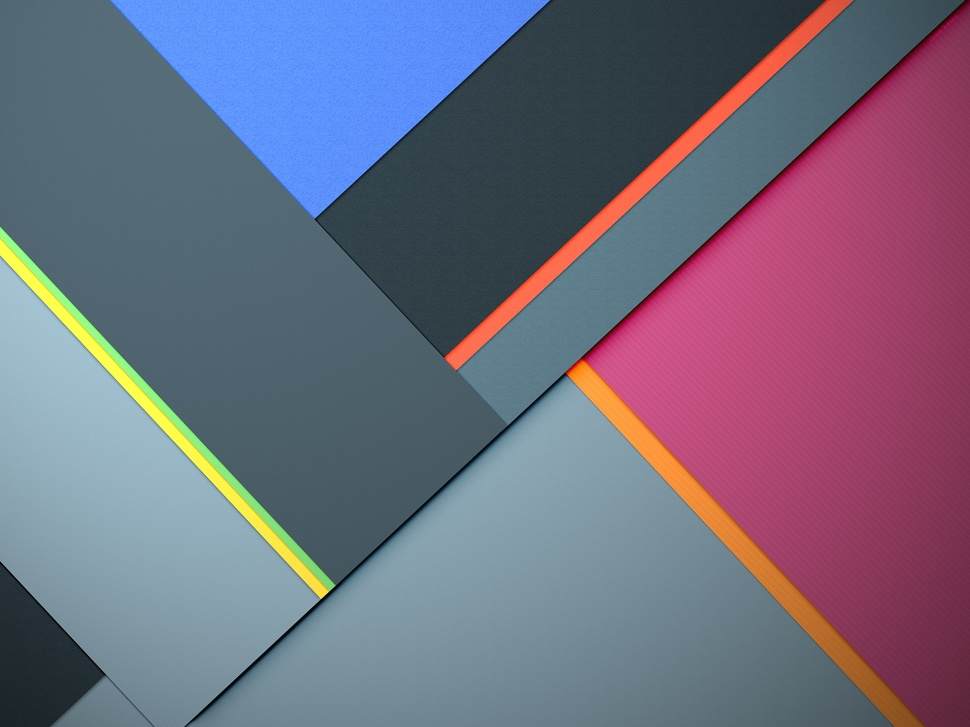
#> input picture allstatic/blue/images/big/bg.jpg, 970 x 727 px, shrunk from 2048 x 1535 before the run
$ python -i check.py   (imports and definitions only)
#> lines starting #> are read from the running program, lines starting #| are printed output that depends on the picture; after the words box and inside, x2 and y2 are one past the last pixel; in counts of white or black regions, pixels touching at a corner belong together
#> further down, picture is the input picture: shape (727, 970, 3); mean B, G, R 126.7, 107.2, 112.7
import numpy as np
import cv2


# [62 lines left out: functions valid_image, valid_rect, valid_rects, valid_size, valid_line, not called in this run]

def is_colored(image, pix_diff_max=10, color_ratio_min=0.001):
#> called with pix_diff_max = 10, color_ratio_min = 0.001
    assert isinstance(image, np.ndarray)
    if len(image.shape) == 2:
        return False
    assert len(image.shape) == 3
    img_b, img_g, img_r = cv2.split(image)
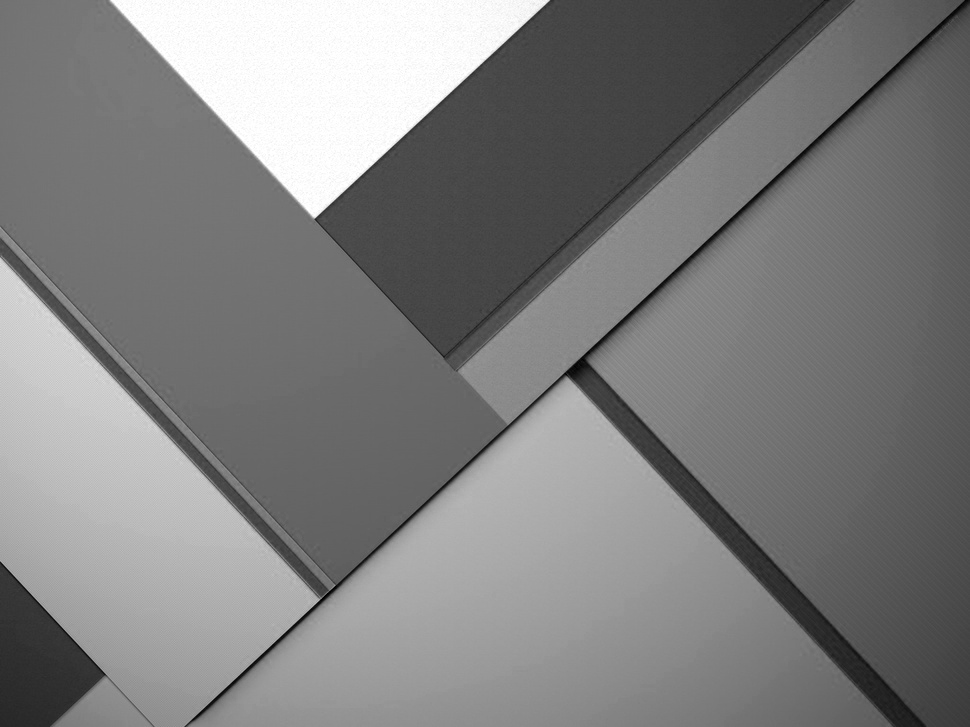
#> img_b: shape (727, 970); min 0, max 255, mean 126.7
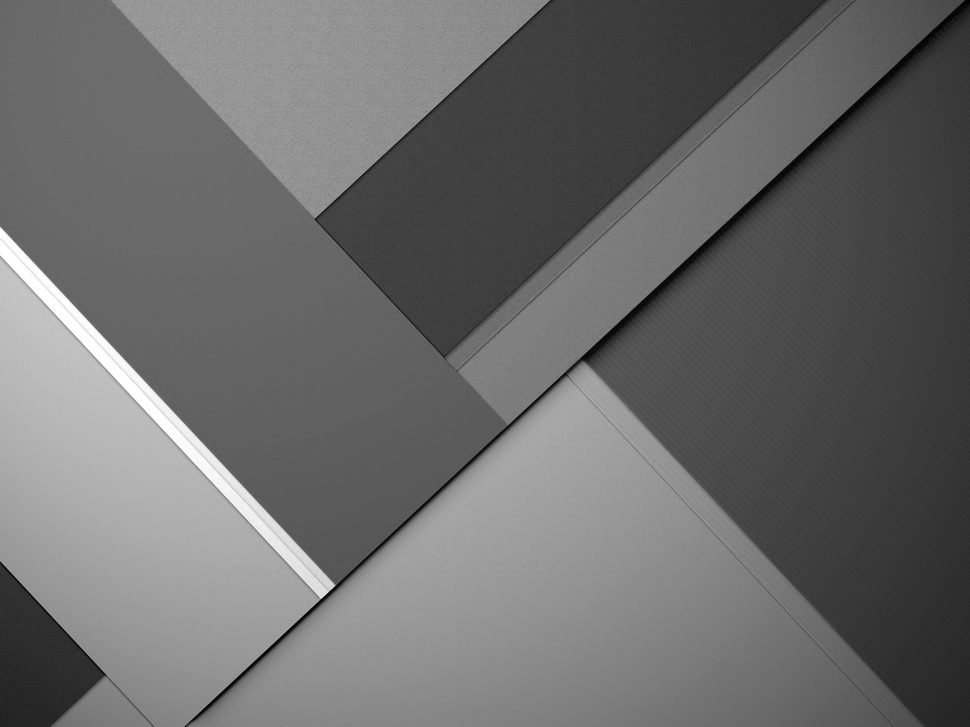
#> img_g: shape (727, 970); min 0, max 255, mean 107.2
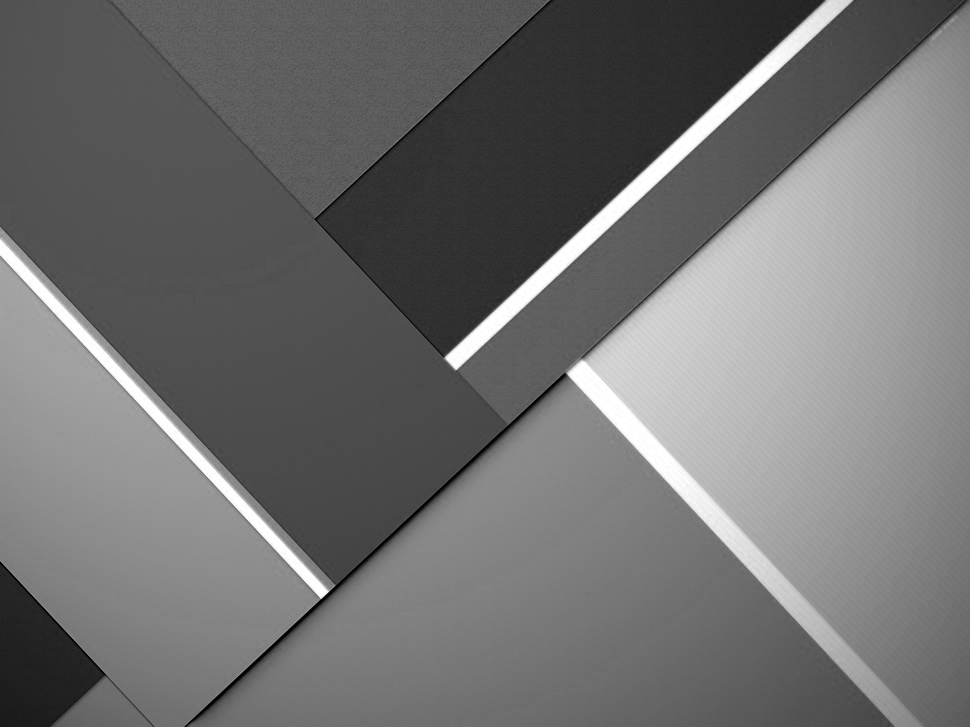
#> img_r: shape (727, 970); min 0, max 255, mean 112.7
    d0 = cv2.absdiff(img_b, img_g) > pix_diff_max
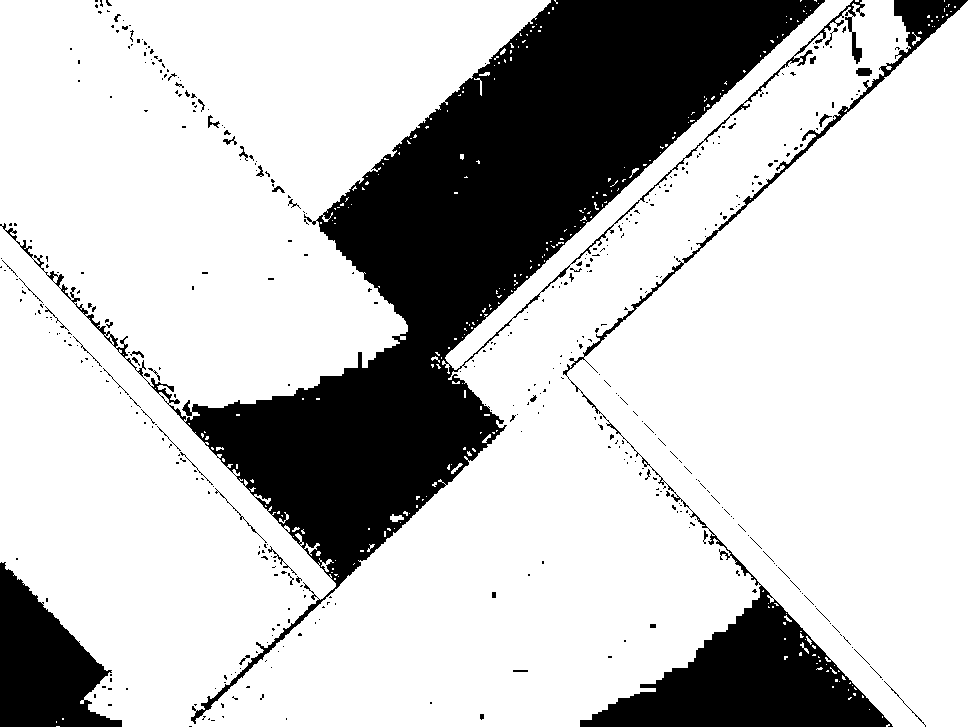
#> d0: shape (727, 970) bool; 77.2% white; 444 black regions (399 under 20 px), largest, box (x1, y1, x2, y2) and area: (0, 0, 865, 724) 121300, (563, 0, 968, 727) 24596, (0, 562, 122, 727) 11458
    d1 = cv2.absdiff(img_b, img_r) > pix_diff_max
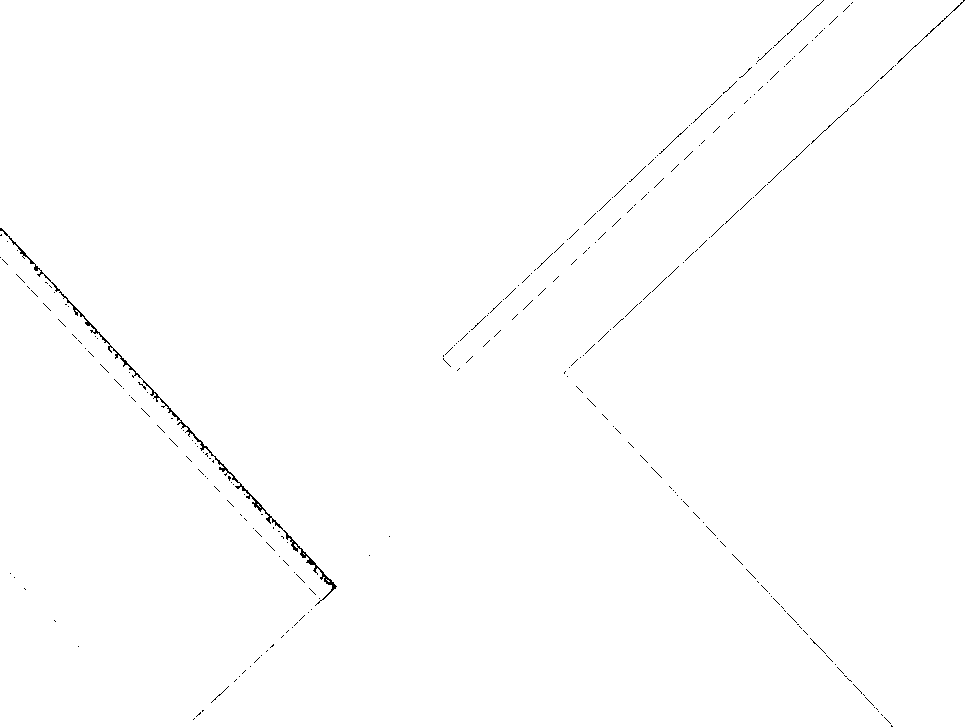
#> d1: shape (727, 970) bool; 99.6% white; black in thin lines or dots
    d2 = cv2.absdiff(img_r, img_g) > pix_diff_max
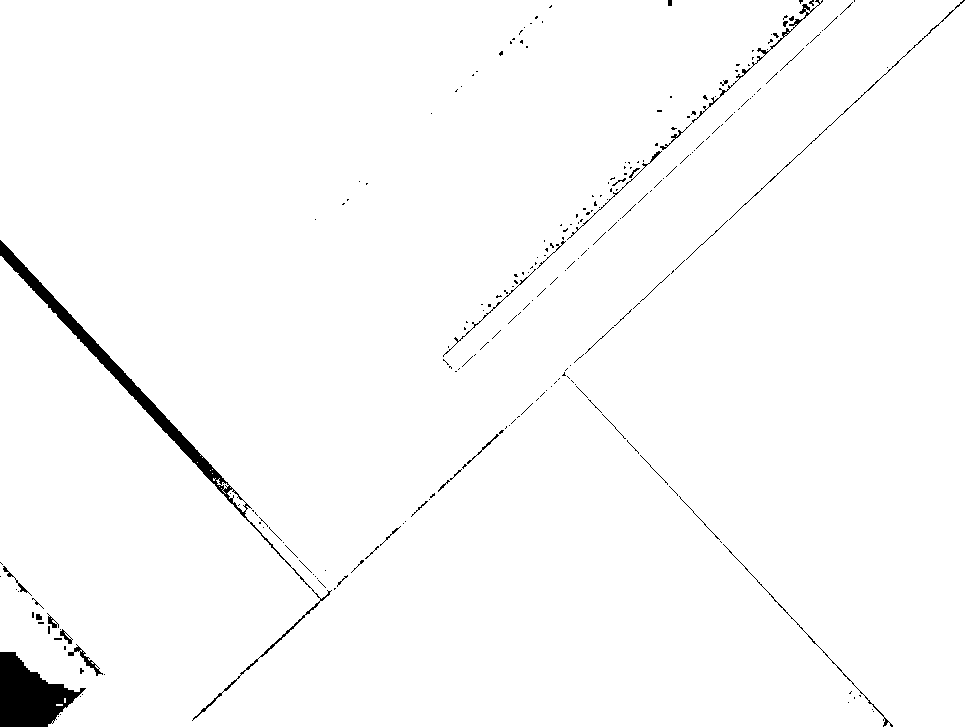
#> d2: shape (727, 970) bool; 98.3% white; 249 black regions (213 under 20 px), largest, box (x1, y1, x2, y2) and area: (0, 240, 332, 721) 4245, (0, 652, 86, 727) 3747, (692, 0, 823, 123) 442
    c0 = cv2.countNonZero(d0.astype(np.uint8))
#> c0 = 544188
    c1 = cv2.countNonZero(d1.astype(np.uint8))
#> c1 = 702299
    c2 = cv2.countNonZero(d2.astype(np.uint8))
#> c2 = 693443
    image_are = image.shape[0] * image.shape[1]
#> image_are = 705190
    cc = (c0 + c1 + c2) / image_are
#> cc = 2.75
    if cc < color_ratio_min:
        return False
    return True


# [12 lines left out: function is_binarized, not called in this run]

>>> import cv2
>>> picture = cv2.imread('../../allstatic/blue/images/big/bg.jpg')
>>> result = is_colored(picture)
#> result = True
